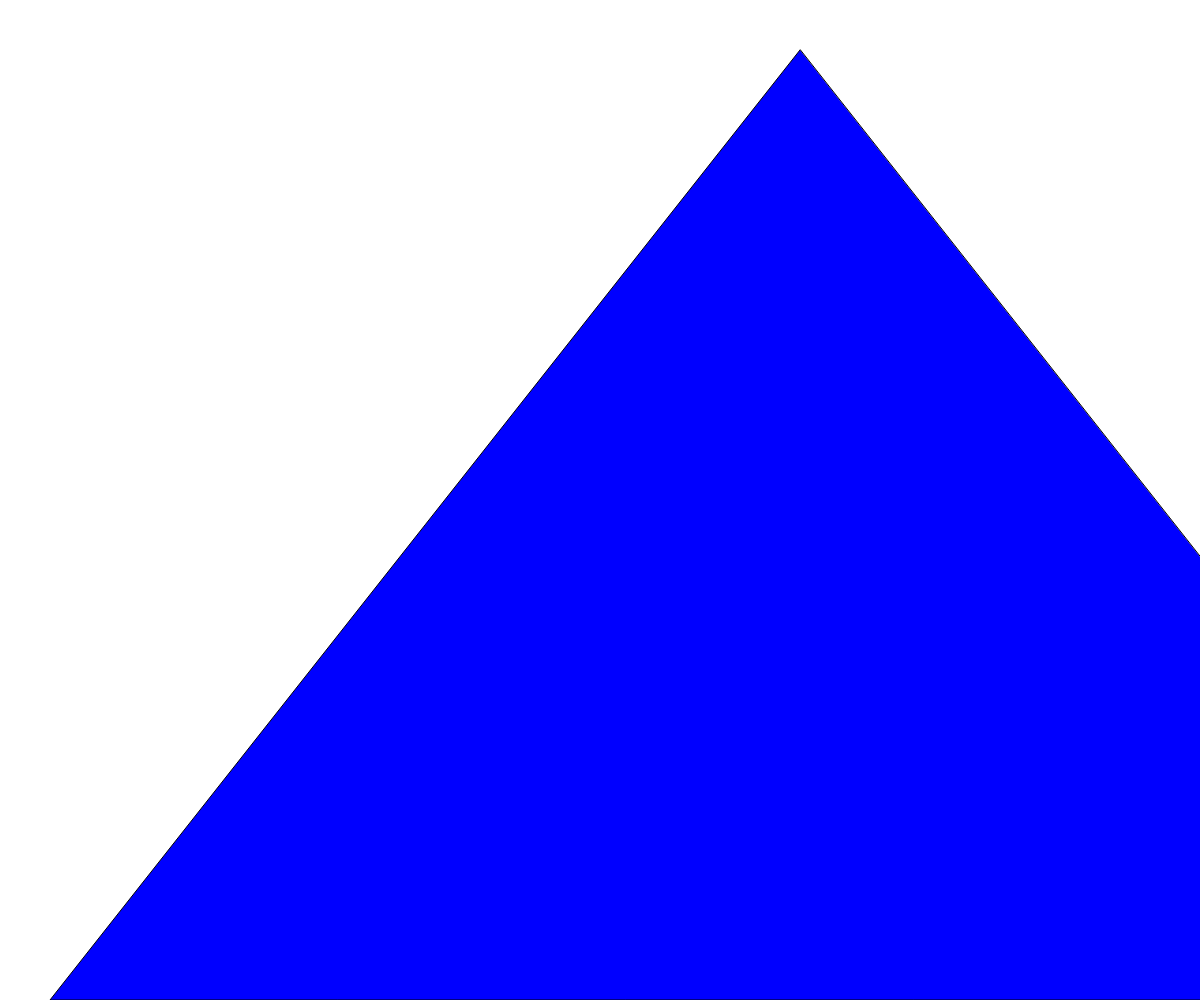
Frame 1 (no input)
Frame 60 (no input): identical to frame 1, image omitted
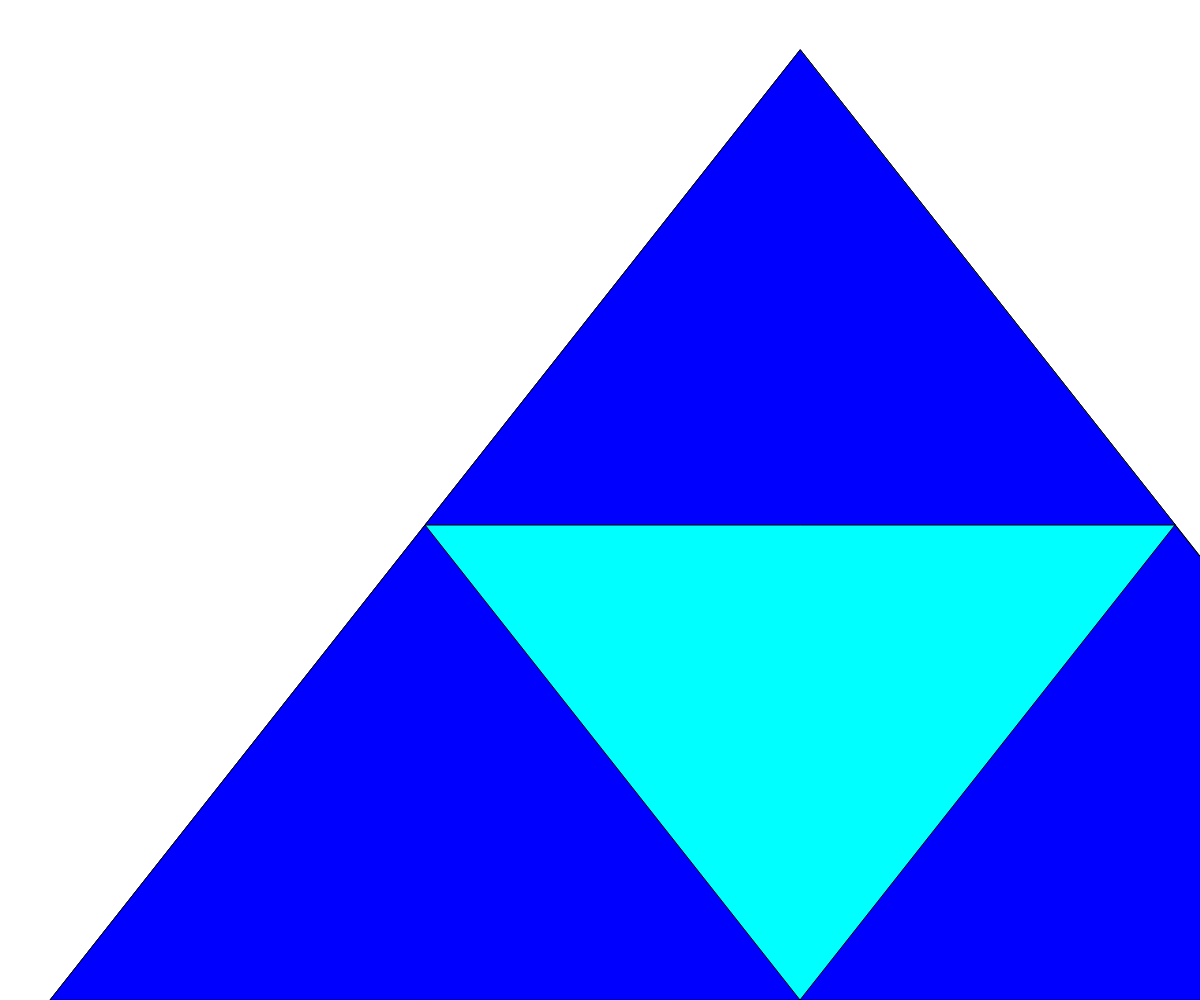
Frame 120 (the mouse pressed at the canvas centre since frame 60)

The p5.js sketch that drew these frames (run headless with seeded random() and noise() and a simulated clock; from frame 60 on, the mouse is pressed at the canvas centre):

// p5.js sketch
// ── sketch.js
// Project Title
// Your Name
// Date
//
// Extra for Experts:
// - describe what you did to take this project "above and beyond"


let initialTriangle = [
  {x: 800, y: 50},
  {x: 50, y: 1000},
  {x: 1550, y: 1000}
];

let theDepth = 0;
let theColors = ["blue", "cyan", "green", "purple", "red", "yellow", "orange", "brown", "gray"];

function setup() {
  createCanvas(windowWidth, windowHeight);
  sierpinski(initialTriangle, theDepth);
}

function draw() {
}

function mousePressed() {
  if (theDepth < 8) {
    theDepth++;
    background("white");
    sierpinski(initialTriangle, theDepth);
  }
}

function sierpinski(points, depth) {
  fill(theColors[depth]);
  triangle(points[0].x, points[0].y,
           points[1].x, points[1].y,
           points[2].x, points[2].y,
  );

  if (depth > 0) {
    //top triangle
    sierpinski([points[0],
                midpoint(points[0], points[1]),
                midpoint(points[0], points[2])],
                depth - 1);
    
    //bottom left triangle
    sierpinski([points[1],
                midpoint(points[0], points[1]),
                midpoint(points[1], points[2])],
                depth - 1);        

    //bottom right triangle
    sierpinski([points[2],
                midpoint(points[0], points[2]),
                midpoint(points[1], points[2])],
                depth - 1);
  }
}

function midpoint(point1, point2) {
  let midX = (point1.x + point2.x) / 2;
  let midY = (point1.y + point2.y) / 2;
  return {x: midX, y: midY};
}
